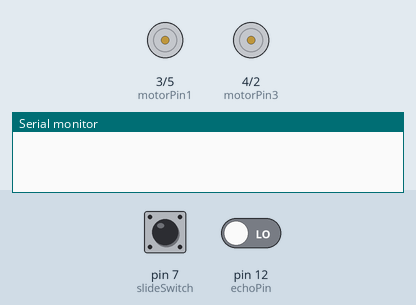
This sketch was run on a simulated Arduino Uno, built with avr-gcc and run on an emulated ATmega328P. Parts: motor-driver pin pairs drawn as motors (green arrow = first pin HIGH = forward, orange = second pin HIGH = backward, longer = more drive, scaled by the enable pin), the last lines printed to the serial monitor. The test bench sets the inputs (shaded band); at power-on: pin 7 (slideSwitch) HIGH, pin 12 (echoPin) LOW.

Above: at 1.2 s.
1.3 s: pin 7 (slideSwitch) pulled LOW for 0.15 s
At 2.65 s:
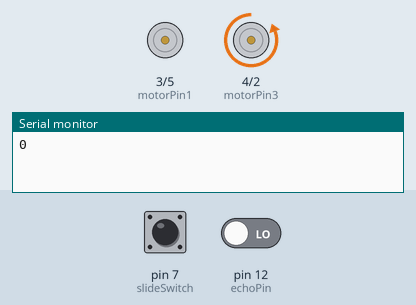
4.4 s: pin 7 (slideSwitch) pulled LOW for 1 s
At 6.0 s:
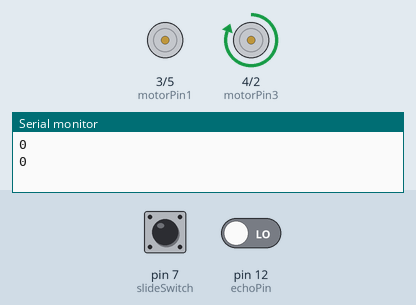
7.6 s: pin 7 (slideSwitch) pulled LOW for 3.2 s
At 11.3 s:
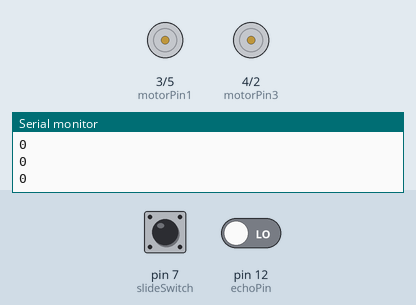
Timing chart, 0 to 12.8 s (numbered marks = the images above; inputs shaded):
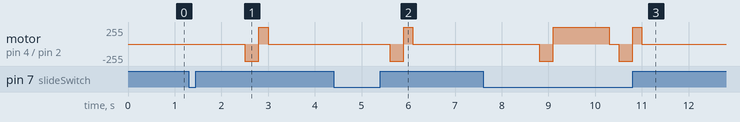

Measured:
- after the input at 1.3 s, motor on pin 4 (motorPin3) / pin 2 (motorPin4): stopped → backward 255/255 after 1.2 s, → forward 255/255 0.30 s later, → stopped 0.20 s later
- after the input at 4.4 s, motor on pin 4 (motorPin3) / pin 2 (motorPin4): stopped → backward 255/255 after 1.2 s, → forward 255/255 0.30 s later, → stopped 0.20 s later
- after the input at 7.6 s, motor on pin 4 (motorPin3) / pin 2 (motorPin4): stopped → backward 255/255 after 1.2 s, → forward 255/255 0.30 s later, → stopped 1.2 s later, → backward 255/255 0.20 s later, … (6 changes in this stretch)

The sketch:

Object_Avoidance_Robot.ino
```cpp
//The place where Arduino is my front
//UltrasonicSensor
const int trigPin=13;
const int echoPin=12;
//MotorA Left motor
int enableA=8;
const int motorPin1=3;//Input1 of motordriver
const int motorPin2=5;//Input2 of motordriver
//MotorB Right motor
int enableB=9;
const int motorPin3=4;//Input3 of motordriver
const int motorPin4=2;//Input4 of motordriver
//Slideswitch
const int slideSwitch=7;

int duration;
int distance;

void setup()
{
  //Declaring the enable Pins as OUTPUT
  pinMode(enableA,OUTPUT);
  pinMode(enableB,OUTPUT);
  //Declaring the Pins of the 1st Motor
  pinMode(motorPin1,OUTPUT);
  pinMode(motorPin2,OUTPUT);
  //Declaring the Pins of the 1st Motor
  pinMode(motorPin3,OUTPUT);
  pinMode(motorPin4,OUTPUT);
  //Declaring the trig Pin(which sends out the echo)
  pinMode(trigPin,OUTPUT);
  //Declaring the echo Pin(which recieves the echo)
  pinMode(echoPin,INPUT);
  pinMode(slideSwitch,INPUT_PULLUP);
  // set speed to 200 out of possible range 0~255
  analogWrite(enableA, 200);
  // set speed to 200 out of possible range 0~255
  analogWrite(enableB, 200);
  Serial.begin(9600);
}

void loop()
{
  //The robot will move only when the slide switch is switched On
  if(digitalRead(slideSwitch) == LOW){
    findDistance();
    //If the object is within 10 cm
    if(distance<=10){
      //The robot will stop for a while
      rightMotor(0);
      leftMotor(0);
      delay(200);
      //The robot will move backward
      rightMotor(-255);
      leftMotor(-255);
      delay(300);
      //The robot will turn towards the right
      rightMotor(255);
      leftMotor(-255);
      delay(200);
    }
    else{
      //The robot will move forwards
      rightMotor(255);
      leftMotor(255);
    }
  }
  //Since the Slide Switch is off, the robot will not move
  else{
    rightMotor(0);
    leftMotor(0);
  }

}
void rightMotor(int speed)
{
  analogWrite(enableB,speed);
  if(speed>0){
    //If the speed is positive, the current will flow from Pin3 to Pin4
    //Thus the motor will move forwards
    digitalWrite(motorPin3,HIGH);
    digitalWrite(motorPin4,LOW);
  }
  else if(speed<0){
    //If the speed is negative, the current will flow from Pin4 to Pin3
    //Thus the motor will move backwards
    digitalWrite(motorPin3,LOW);
    digitalWrite(motorPin4,HIGH);
  }
  else{
    digitalWrite(motorPin3,LOW);
    digitalWrite(motorPin4,LOW);
  }
}
void leftMotor(int speed)
{
  analogWrite(enableA,speed);
  if(speed>0){
    //If the speed is positive, the current will flow from Pin1 to Pin2
    //Thus the motor will move forwards
    digitalWrite(motorPin1,HIGH);
    digitalWrite(motorPin2,LOW);
  }
  else if(speed<0){
    //If the speed is negative, the current will flow from Pin2 to Pin1
    //Thus the motor will move backwards
    digitalWrite(motorPin1,LOW);
    digitalWrite(motorPin2,HIGH);
  }
  else{
    digitalWrite(motorPin1,LOW);
    digitalWrite(motorPin2,LOW);
  }
}

void findDistance(){
  digitalWrite(trigPin,LOW);
  delayMicroseconds(2);

  digitalWrite(trigPin,HIGH);
  delayMicroseconds(10);

  duration=pulseIn(echoPin,HIGH);
  distance=duration*0.0345/2;
  Serial.println(distance);
}
```
